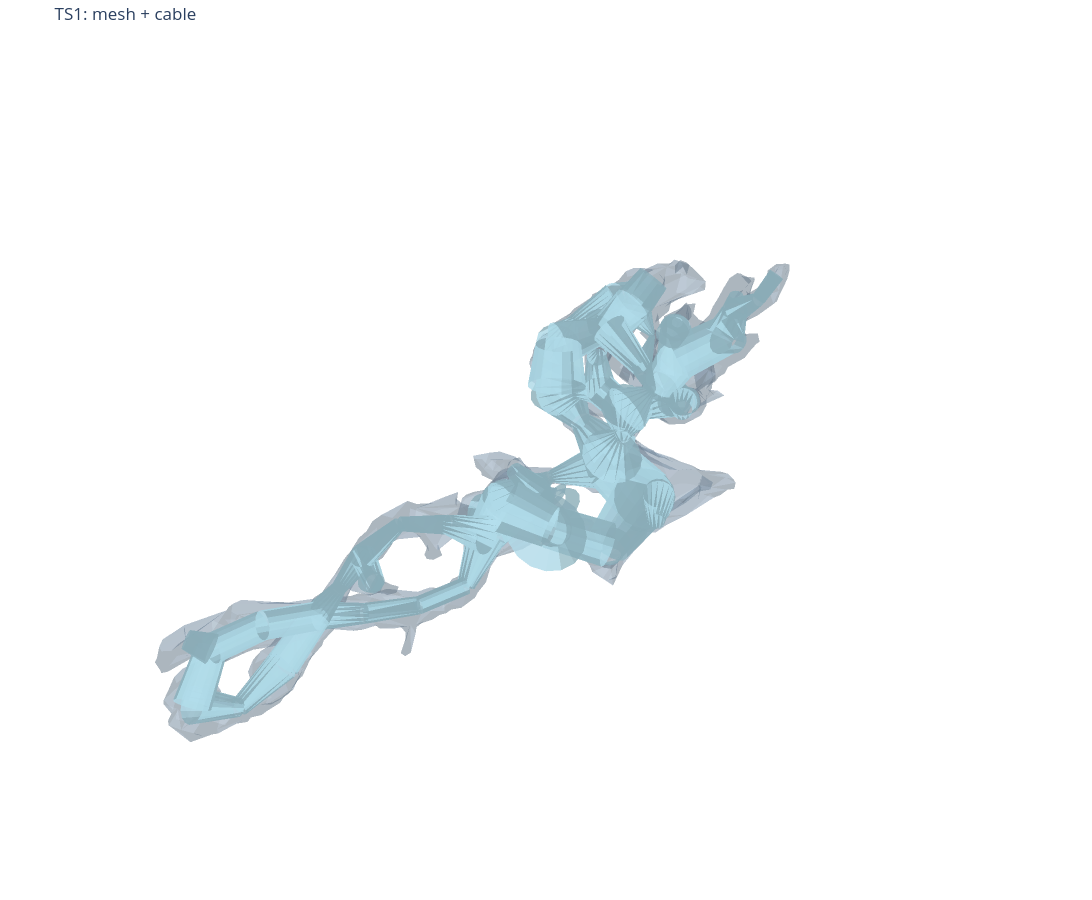
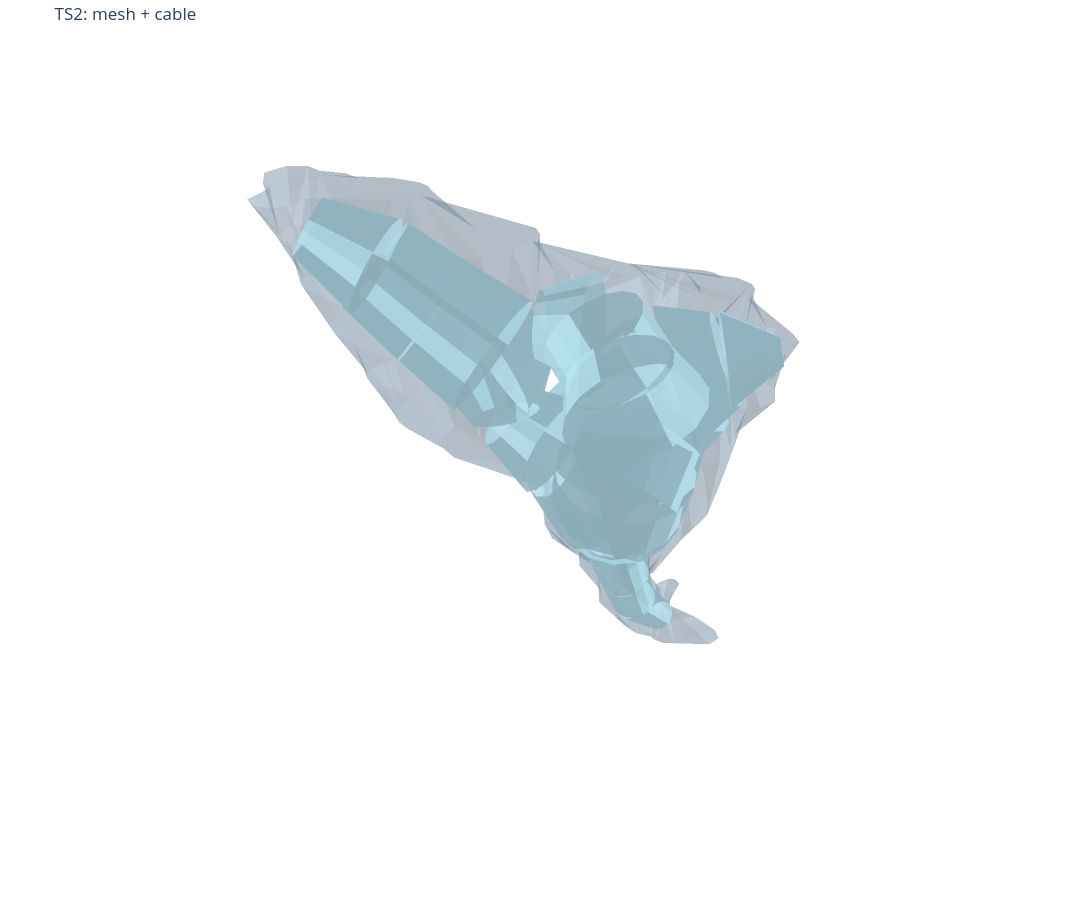
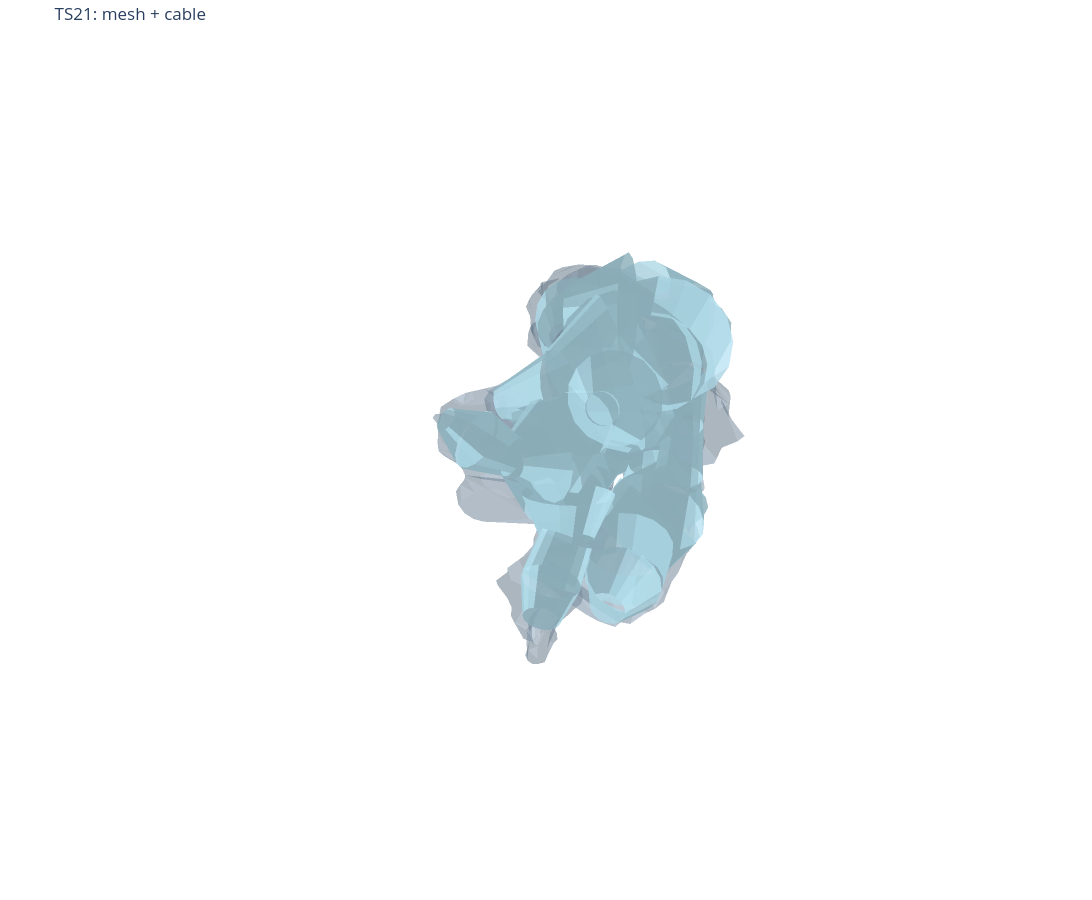
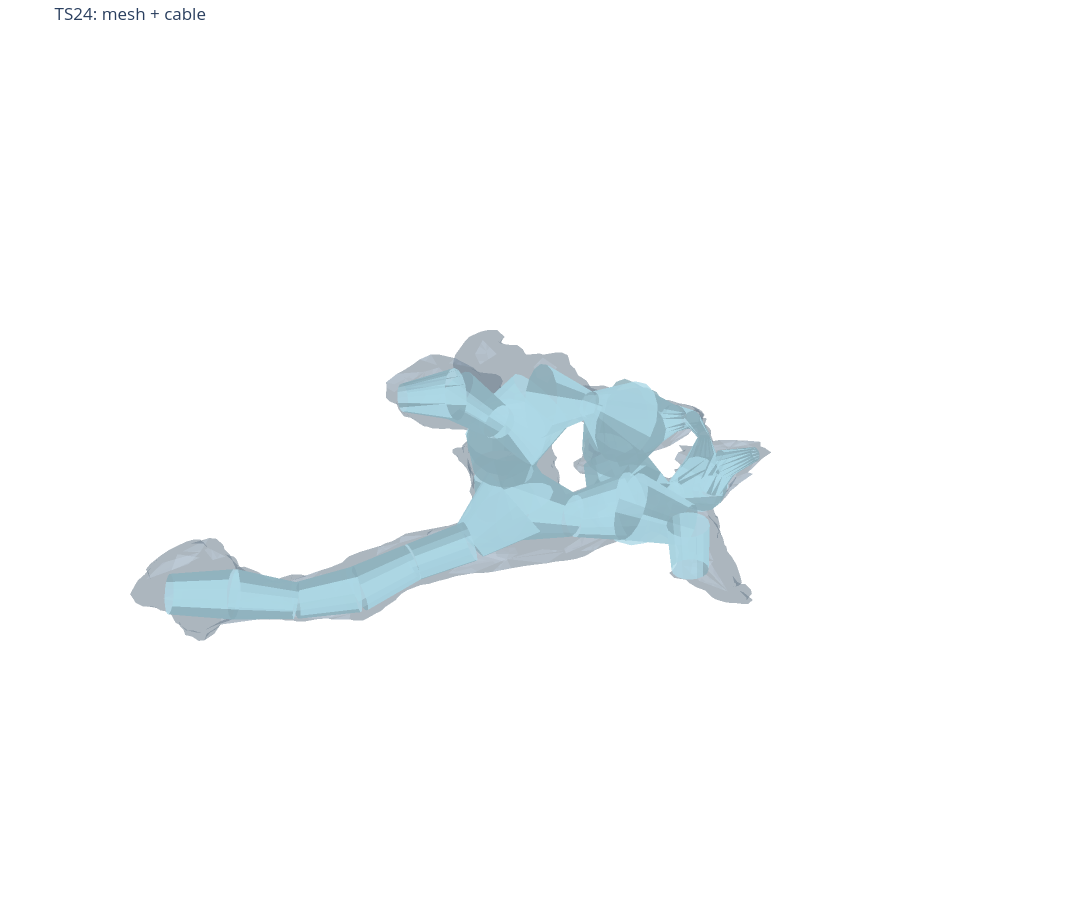

Notebook code cell kept with these figures, in order:
### Code cell
for mesh_path, swc_path, neck_path in pairs:
    neck_points = load_xyz_points(neck_path) if neck_path is not None else None
    fig = figure_mesh_and_swc(mesh_path, swc_path, neck_points=neck_points)
    fig.show()

### Figure 1 — Plotly figure (JSON) as saved in the notebook; plotly's stock layout.template omitted (floating-point values rounded to 4 significant figures; data arrays with more than 128 entries replaced by an {"elided": "..."} marker saying what was removed)
{"data": [{"color": "#8aa0b4", "flatshading": true, "i": {"elided": "4788 int values"}, "j": {"elided": "4788 int values"}, "k": {"elided": "4788 int values"}, "name": "TS1.obj", "opacity": 0.35, "showlegend": true, "type": "mesh3d", "x": {"elided": "2378 float values"}, "y": {"elided": "2378 float values"}, "z": {"elided": "2378 float values"}}, {"color": "lightblue", "flatshading": true, "i": {"elided": "2784 int values"}, "j": {"elided": "2784 int values"}, "k": {"elided": "2784 int values"}, "name": "frusta", "opacity": 0.8, "type": "mesh3d", "x": {"elided": "2784 float values"}, "y": {"elided": "2784 float values"}, "z": {"elided": "2784 float values"}}], "layout": {"height": 900, "margin": {"b": 0, "l": 0, "r": 0, "t": 40}, "scene": {"aspectmode": "data", "xaxis": {"visible": false}, "yaxis": {"visible": false}, "zaxis": {"visible": false}}, "showlegend": false, "title": {"text": "TS1: mesh + cable"}, "width": 1200}}

### Figure 2 — Plotly figure (JSON) as saved in the notebook; plotly's stock layout.template omitted (floating-point values rounded to 4 significant figures; data arrays with more than 128 entries replaced by an {"elided": "..."} marker saying what was removed)
{"data": [{"color": "#8aa0b4", "flatshading": true, "i": {"elided": "1016 int values"}, "j": {"elided": "1016 int values"}, "k": {"elided": "1016 int values"}, "name": "TS2.obj", "opacity": 0.35, "showlegend": true, "type": "mesh3d", "x": {"elided": "508 float values"}, "y": {"elided": "508 float values"}, "z": {"elided": "508 float values"}}, {"color": "lightblue", "flatshading": true, "i": {"elided": "672 int values"}, "j": {"elided": "672 int values"}, "k": {"elided": "672 int values"}, "name": "frusta", "opacity": 0.8, "type": "mesh3d", "x": {"elided": "672 float values"}, "y": {"elided": "672 float values"}, "z": {"elided": "672 float values"}}], "layout": {"height": 900, "margin": {"b": 0, "l": 0, "r": 0, "t": 40}, "scene": {"aspectmode": "data", "xaxis": {"visible": false}, "yaxis": {"visible": false}, "zaxis": {"visible": false}}, "showlegend": false, "title": {"text": "TS2: mesh + cable"}, "width": 1200}}

### Figure 3 — Plotly figure (JSON) as saved in the notebook; plotly's stock layout.template omitted (floating-point values rounded to 4 significant figures; data arrays with more than 128 entries replaced by an {"elided": "..."} marker saying what was removed)
{"data": [{"color": "#8aa0b4", "flatshading": true, "i": {"elided": "4040 int values"}, "j": {"elided": "4040 int values"}, "k": {"elided": "4040 int values"}, "name": "TS21.obj", "opacity": 0.35, "showlegend": true, "type": "mesh3d", "x": {"elided": "2017 float values"}, "y": {"elided": "2017 float values"}, "z": {"elided": "2017 float values"}}, {"color": "lightblue", "flatshading": true, "i": {"elided": "1056 int values"}, "j": {"elided": "1056 int values"}, "k": {"elided": "1056 int values"}, "name": "frusta", "opacity": 0.8, "type": "mesh3d", "x": {"elided": "1056 float values"}, "y": {"elided": "1056 float values"}, "z": {"elided": "1056 float values"}}], "layout": {"height": 900, "margin": {"b": 0, "l": 0, "r": 0, "t": 40}, "scene": {"aspectmode": "data", "xaxis": {"visible": false}, "yaxis": {"visible": false}, "zaxis": {"visible": false}}, "showlegend": false, "title": {"text": "TS21: mesh + cable"}, "width": 1200}}

### Figure 4 — Plotly figure (JSON) as saved in the notebook; plotly's stock layout.template omitted (floating-point values rounded to 4 significant figures; data arrays with more than 128 entries replaced by an {"elided": "..."} marker saying what was removed)
{"data": [{"color": "#8aa0b4", "flatshading": true, "i": {"elided": "6666 int values"}, "j": {"elided": "6666 int values"}, "k": {"elided": "6666 int values"}, "name": "TS24.obj", "opacity": 0.35, "showlegend": true, "type": "mesh3d", "x": {"elided": "3331 float values"}, "y": {"elided": "3331 float values"}, "z": {"elided": "3331 float values"}}, {"color": "lightblue", "flatshading": true, "i": {"elided": "1024 int values"}, "j": {"elided": "1024 int values"}, "k": {"elided": "1024 int values"}, "name": "frusta", "opacity": 0.8, "type": "mesh3d", "x": {"elided": "1024 float values"}, "y": {"elided": "1024 float values"}, "z": {"elided": "1024 float values"}}], "layout": {"height": 900, "margin": {"b": 0, "l": 0, "r": 0, "t": 40}, "scene": {"aspectmode": "data", "xaxis": {"visible": false}, "yaxis": {"visible": false}, "zaxis": {"visible": false}}, "showlegend": false, "title": {"text": "TS24: mesh + cable"}, "width": 1200}}
